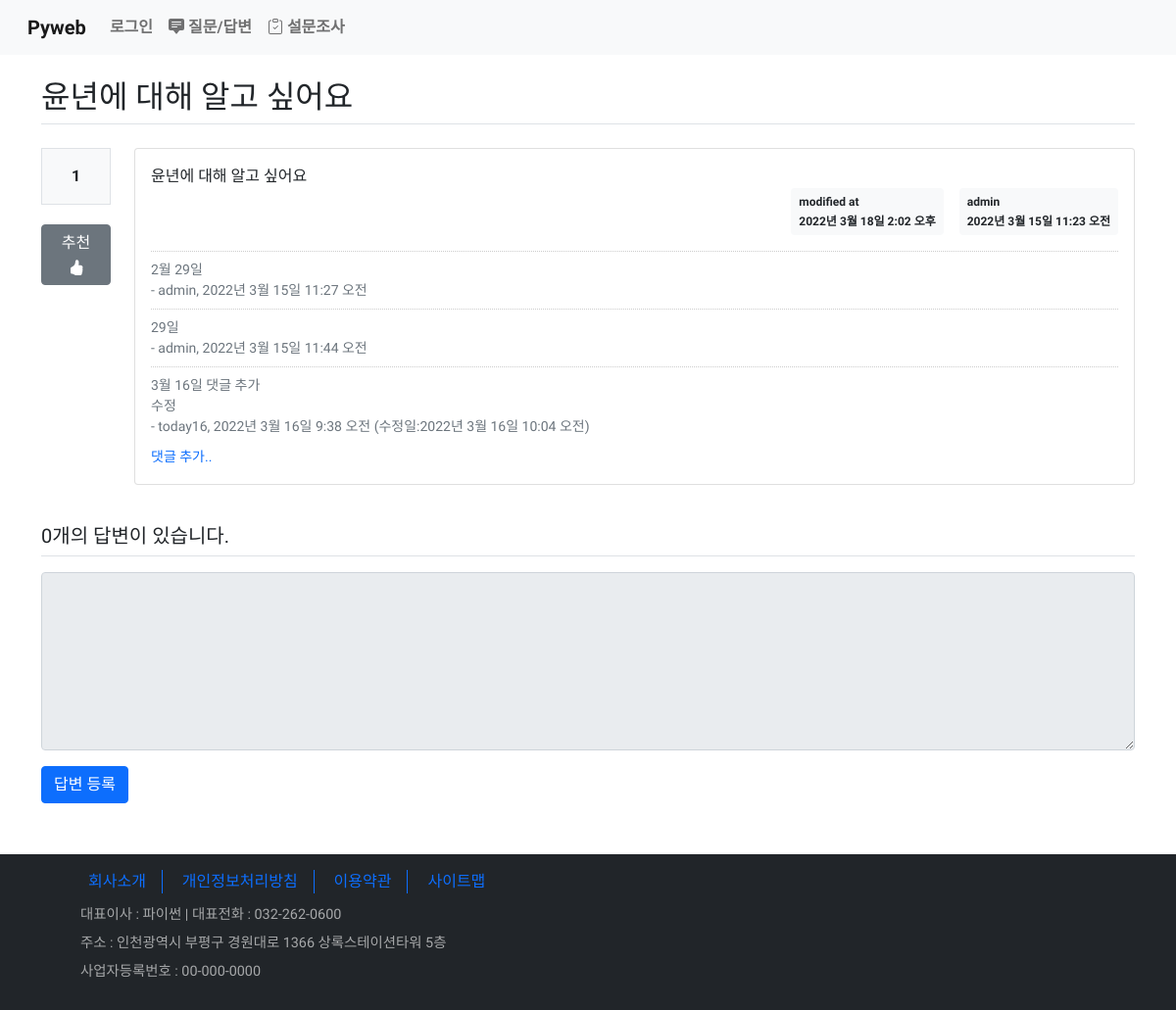
/board/30/, run on an earlier commit of the app's database.
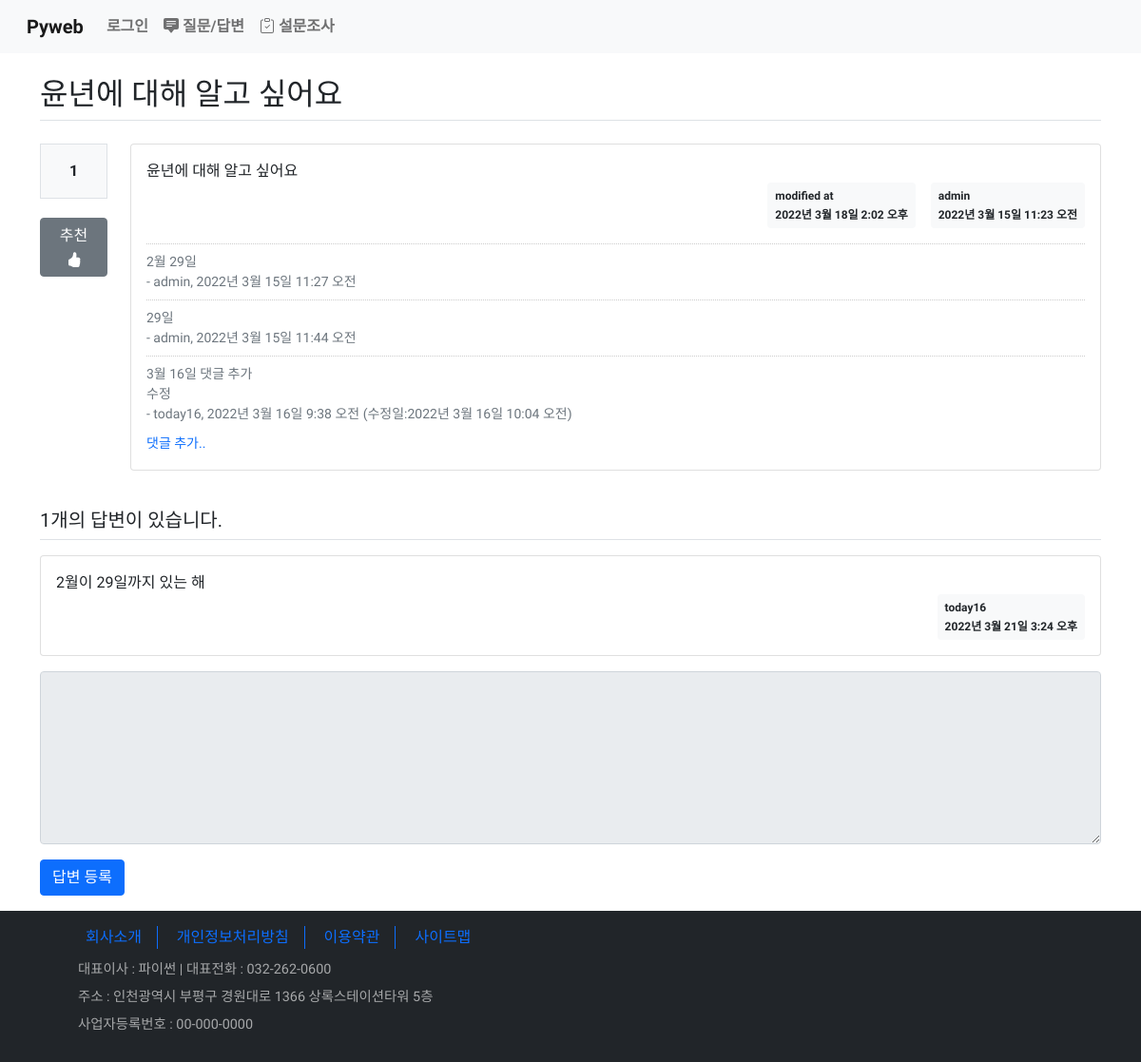
And on a later commit of the database.
### board/models.py (models this page shows, shortened)
class Question(models.Model):
    subject = models.CharField(max_length=200)
    content = models.TextField()
    create_date = models.DateTimeField()
    modify_date = models.DateTimeField(null=True, blank=True)  # null 허용, blank - 폼 데이터 null
    author = models.ForeignKey(User, on_delete=models.CASCADE, related_name='author_question')
    voter = models.ManyToManyField(User, related_name='voter_question')  # 추천수 - 다대다 관계

class Comment(models.Model):
    content = models.TextField()
    create_date = models.DateTimeField()
    modify_date = models.DateTimeField(null=True, blank=True)
    author = models.ForeignKey(User, on_delete=models.CASCADE)
    question = models.ForeignKey(Question, null=True, blank=True, on_delete=models.CASCADE)
    answer = models.ForeignKey(Answer, null=True, blank=True, on_delete=models.CASCADE)

class Answer(models.Model):
    content = models.TextField()
    create_date = models.DateTimeField()
    modify_date = models.DateTimeField(null=True, blank=True)
    question = models.ForeignKey(Question, on_delete=models.CASCADE)
    author = models.ForeignKey(User, on_delete=models.CASCADE)

### board/views/base_views.py (the view)
# urls.py: path('<int:question_id>/', base_views.detail, name='detail'),
def detail(request, question_id):
    question = get_object_or_404(Question, pk=question_id)  # url 경로 오류 처리
    context = {'question': question}
    return render(request, 'board/detail.html', context)

### templates/board/detail.html (shortened to what this page needs)
{% extends 'base.html' %}
{% block content %}
    <div class="container my-3">
        <h2 class="border-bottom py-2">{{ question.subject }}</h2>
        <div class="row">
            <div class="col-1">
                <div class="bg-light text-center border p-3 my-3 font-weight-bolder">
                    {{ question.voter.count }}
                </div>
                <a href="#" data-uri="{% url 'board:vote_question' question.id %}"
                   class="btn btn-secondary btn-block my-1 recommend">
                    추천
                </a>
            </div>
            <div class="col-11">
                <div class="card my-3">
                    <div class="card-body">
                        <div class="card-text" style="white-space:pre-line">{{ question.content }}</div>
                        <div class="d-flex justify-content-end">
                            {% if question.modify_date %}
                            <div class="badge badge-light p-2 mx-3 text-dark text-left">
                                <div class="mb-2">modified at</div>
                                <div>{{ question.modify_date }}</div>
                            </div>
                            {% endif %}
                            <div class="badge badge-light p-2 text-dark text-left">
                                <div class="mb-2">{{ question.author }}</div>
                                <div>{{ question.create_date }}</div>
                            </div>
                        </div>
                        <div class="mt-3">
                            {% for comment in question.comment_set.all %}
                            <div class="comment text-muted py-2 small">
                                <span style="white-space:pre-line;">{{ comment.content }}</span><br>
                                <span>- {{ comment.author }}, {{ comment.create_date }}
                                    {% if comment.modify_date %}
                                    (수정일:{{ comment.modify_date }})
                                    {% endif %}
                                </span>
                            </div>
                            {% endfor %}
                        </div>
                        <div>
                            <a href="{% url 'board:comment_create_question' question.id %}"
                               class="text-decoration-none small">댓글 추가..</a>
                        </div>
                    </div>
                </div>
            </div>
        </div>
        <h5 class="border-bottom my-3 py-2">
            {{ question.answer_set.count }}개의 답변이 있습니다.
        </h5>
        {% for answer in question.answer_set.all %}
        <div class="card my-3">
            <div class="card-body">
                <div class="card-text" style="white-space:pre-line">{{ answer.content }}</div>
                <div class="d-flex justify-content-end">
                    <div class="badge badge-light p-2 text-dark text-left">
                        <div class="mb-2">{{ answer.author }}</div>
                        <div>{{ answer.create_date }}</div>
                    </div>
                </div>
            </div>
        </div>
        {% endfor %}
        <form action="{% url 'board:answer_create' question.id %}" method="post">
            <div class="form-group">
                <textarea name="content" rows="7" class="form-control"
                          {% if not user.is_authenticated %}disabled{% endif %}></textarea>
            </div>
            <input type="submit" value="답변 등록" class="btn btn-primary">
        </form>
    </div>
{% endblock %}

### templates/base.html (shortened to what this page needs)
<!DOCTYPE html>
{% load static %}
<html lang="ko">
<head>
    <link href="{% static 'board/css/bootstrap.css' %}" rel="stylesheet">
    <link href="{% static 'board/css/style.css' %}" rel="stylesheet">
    <link href="https://cdn.jsdelivr.net/npm/bootstrap@5.1.3/dist/css/bootstrap.min.css" rel="stylesheet">
</head>
<body>
{% include 'navbar.html' %}
<div class="min-vh-100">
{% block content %}{% endblock %}
</div>
{% include 'footer.html' %}
</body>
</html>

### templates/navbar.html (shortened to what this page needs)
<nav class="navbar navbar-expand-lg navbar-light bg-light">
    <div class="container-fluid">
        <a class="navbar-brand font-weight-bold" href="{% url 'board:index' %}">Pyweb</a>
        <div class="collapse navbar-collapse" id="navbarNav">
            <div class="navbar-nav">
                <li class="nav-item font-weight-bold">
                    {% if user.is_authenticated %}
                        <a class="nav-link" href="{% url 'common:logout_view' %}">({{ user.username }}님)로그아웃</a>
                    {% else %}
                        <a class="nav-link" href="{% url 'common:login_view' %}">로그인</a>
                    {% endif %}
                </li>
                <li class="nav-item font-weight-bold">
                    <a class="nav-link" href="{% url 'board:boardlist' %}">
                        질문/답변
                    </a>
                </li>
                <li class="nav-item font-weight-bold">
                    <a class="nav-link" href="{% url 'polls:index' %}">
                        설문조사
                    </a>
                </li>
            </div>
        </div>
    </div>
</nav>

### templates/footer.html
<footer class="bg-dark p-3">
  <div class="container">
    <ul class="menu">
      <li class="border-end border-primary"><a href="#" class="mx-3">회사소개</a></li>
      <li class="border-end border-primary"><a href="#" class="mx-3">개인정보처리방침</a></li>
      <li class="border-end border-primary"><a href="#" class="mx-3">이용약관</a></li>
      <li><a href="#" class="mx-3">사이트맵</a></li>
    </ul>
    <address>
      <p>대표이사 : 파이썬 | 대표전화 : 032-262-0600</p>
      <p>주소 : 인천광역시 부평구 경원대로 1366 상록스테이션타워 5층</p>
      <p>사업자등록번호 : 00-000-0000</p>
    </address>
  </div>
</footer>

### static/board/css/style.css (style rules this page uses)
* { font-family: 'Gowun Dodum', sans-serif; }
.comment { border-top: 1px dotted #ccc; }
footer .menu { list-style: none; }
footer .menu li { display: inline-block; }
footer .menu li a { text-decoration: none; }
footer address p { color: rgba(255, 255, 255, 0.6); line-height: 0.9em; margin-left: 40px; font-size: 0.9em; }

What changed in the data, as far as the page shows it:
computed for Question "윤년에 대해 알고 싶어요": answer_set.count "0" → "1"
added Answer: content "2월이 29일까지 있는 해", author "today16", create_date "2022년 3월 21일 3:24 오후"
